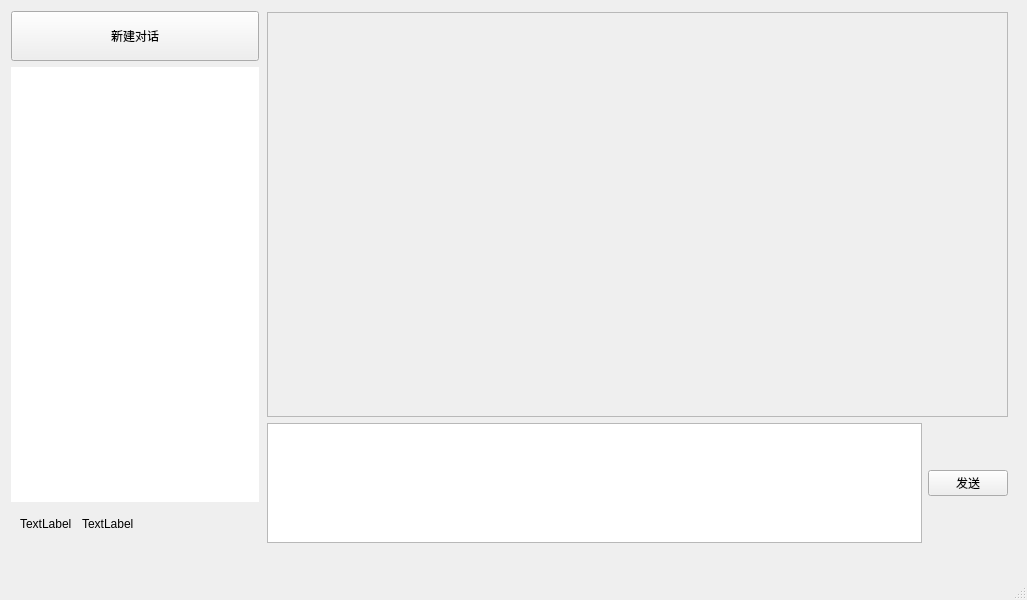
<?xml version="1.0" encoding="UTF-8"?>
<ui version="4.0">
 <class>MainWindow</class>
 <widget class="QMainWindow" name="MainWindow">
  <property name="geometry">
   <rect>
    <x>0</x>
    <y>0</y>
    <width>1027</width>
    <height>600</height>
   </rect>
  </property>
  <property name="windowTitle">
   <string>MainWindow</string>
  </property>
  <widget class="QWidget" name="centralwidget">
   <layout class="QHBoxLayout" name="horizontalLayout">
    <item>
     <widget class="QStackedWidget" name="stackedWidget">
      <property name="currentIndex">
       <number>0</number>
      </property>
      <widget class="QWidget" name="page">
       <widget class="QWidget" name="sidebar" native="true">
        <property name="geometry">
         <rect>
          <x>2</x>
          <y>2</y>
          <width>248</width>
          <height>529</height>
         </rect>
        </property>
        <layout class="QVBoxLayout" name="verticalLayout_3" stretch="0,1,0">
         <property name="leftMargin">
          <number>0</number>
         </property>
         <property name="topMargin">
          <number>0</number>
         </property>
         <property name="rightMargin">
          <number>0</number>
         </property>
         <property name="bottomMargin">
          <number>0</number>
         </property>
         <item>
          <widget class="QPushButton" name="newChatBtn">
           <property name="sizePolicy">
            <sizepolicy hsizetype="Minimum" vsizetype="Fixed">
             <horstretch>0</horstretch>
             <verstretch>0</verstretch>
            </sizepolicy>
           </property>
           <property name="minimumSize">
            <size>
             <width>0</width>
             <height>50</height>
            </size>
           </property>
           <property name="text">
            <string>新建对话</string>
           </property>
           <property name="iconSize">
            <size>
             <width>20</width>
             <height>20</height>
            </size>
           </property>
          </widget>
         </item>
         <item>
          <widget class="QListWidget" name="historyList">
           <property name="styleSheet">
            <string notr="true">QListWidget {
    background: white;
    border: none;
    outline: none;
}
QListWidget::item {
    border-bottom: 1px solid #E0E0E0;
    padding: 8px;
    color: black;             /* 未选中文字：黑 */
}
QListWidget::item:selected {
    background: #D0E0FF;      /* 选中背景：浅蓝 */
    color: black;             /* 选中文字：黑 */
}
QListWidget::item:hover {
    background: #F0F0F0;      /* 鼠标悬停：浅灰 */
}</string>
           </property>
          </widget>
         </item>
         <item>
          <layout class="QVBoxLayout" name="verticalLayout_2">
           <item>
            <widget class="QWidget" name="userArea" native="true">
             <property name="minimumSize">
              <size>
               <width>200</width>
               <height>0</height>
              </size>
             </property>
             <property name="mouseTracking">
              <bool>true</bool>
             </property>
             <property name="styleSheet">
              <string notr="true">QWidget {
       background: transparent;
   }
   QWidget:hover {
       background: #E0E0E0;
   }</string>
             </property>
             <layout class="QHBoxLayout" name="horizontalLayout_3">
              <item>
               <layout class="QHBoxLayout" name="horizontalLayout_2" stretch="1,3">
                <item>
                 <widget class="QLabel" name="avatar">
                  <property name="text">
                   <string>TextLabel</string>
                  </property>
                 </widget>
                </item>
                <item>
                 <widget class="QLabel" name="username">
                  <property name="text">
                   <string>TextLabel</string>
                  </property>
                 </widget>
                </item>
               </layout>
              </item>
             </layout>
            </widget>
           </item>
          </layout>
         </item>
        </layout>
       </widget>
       <widget class="QWidget" name="layoutWidget">
        <property name="geometry">
         <rect>
          <x>258</x>
          <y>3</y>
          <width>741</width>
          <height>531</height>
         </rect>
        </property>
        <layout class="QVBoxLayout" name="verticalLayout" stretch="3,1">
         <item>
          <widget class="QScrollArea" name="chatScroll">
           <property name="widgetResizable">
            <bool>true</bool>
           </property>
           <widget class="QWidget" name="chatContainer">
            <property name="geometry">
             <rect>
              <x>0</x>
              <y>0</y>
              <width>737</width>
              <height>390</height>
             </rect>
            </property>
            <property name="sizePolicy">
             <sizepolicy hsizetype="Expanding" vsizetype="Preferred">
              <horstretch>0</horstretch>
              <verstretch>0</verstretch>
             </sizepolicy>
            </property>
            <property name="minimumSize">
             <size>
              <width>600</width>
              <height>0</height>
             </size>
            </property>
           </widget>
          </widget>
         </item>
         <item>
          <layout class="QHBoxLayout" name="horizontalLayout_4" stretch="3,0">
           <item>
            <widget class="QTextEdit" name="inputLine">
             <property name="minimumSize">
              <size>
               <width>0</width>
               <height>20</height>
              </size>
             </property>
             <property name="maximumSize">
              <size>
               <width>16777215</width>
               <height>120</height>
              </size>
             </property>
            </widget>
           </item>
           <item>
            <widget class="QPushButton" name="sendButton">
             <property name="text">
              <string>发送</string>
             </property>
            </widget>
           </item>
          </layout>
         </item>
        </layout>
       </widget>
      </widget>
      <widget class="QWidget" name="page_2">
       <widget class="QWidget" name="layoutWidget">
        <property name="geometry">
         <rect>
          <x>1</x>
          <y>1</y>
          <width>1001</width>
          <height>541</height>
         </rect>
        </property>
        <layout class="QVBoxLayout" name="verticalLayout_5">
         <item>
          <widget class="QToolButton" name="backBtn">
           <property name="text">
            <string>...</string>
           </property>
           <property name="icon">
            <iconset>
             <normaloff>picture/OIP-C.png</normaloff>picture/OIP-C.png</iconset>
           </property>
           <property name="iconSize">
            <size>
             <width>50</width>
             <height>30</height>
            </size>
           </property>
          </widget>
         </item>
         <item>
          <layout class="QHBoxLayout" name="horizontalLayout_6" stretch="1,3">
           <item>
            <widget class="QListWidget" name="settingList">
             <property name="styleSheet">
              <string notr="true">QListWidget {
    background: white;
    border: none;
    outline: none;
}
QListWidget::item {
    border-bottom: 1px solid #E0E0E0;
    padding: 8px;
    color: black;             /* 未选中文字：黑 */
}
QListWidget::item:selected {
    background: #D0E0FF;      /* 选中背景：浅蓝 */
    color: black;             /* 选中文字：黑 */
}
QListWidget::item:hover {
    background: #F0F0F0;      /* 鼠标悬停：浅灰 */
}</string>
             </property>
             <item>
              <property name="text">
               <string>用户设置</string>
              </property>
              <property name="font">
               <font>
                <pointsize>10</pointsize>
                <italic>true</italic>
               </font>
              </property>
              <property name="textAlignment">
               <set>AlignCenter</set>
              </property>
             </item>
             <item>
              <property name="text">
               <string>API设置</string>
              </property>
              <property name="font">
               <font>
                <pointsize>10</pointsize>
                <italic>true</italic>
                <bold>false</bold>
                <underline>false</underline>
               </font>
              </property>
              <property name="textAlignment">
               <set>AlignCenter</set>
              </property>
             </item>
            </widget>
           </item>
           <item>
            <widget class="QStackedWidget" name="settingStack">
             <property name="currentIndex">
              <number>0</number>
             </property>
             <widget class="QWidget" name="userSettingPage">
              <widget class="QWidget" name="layoutWidget">
               <property name="geometry">
                <rect>
                 <x>0</x>
                 <y>2</y>
                 <width>751</width>
                 <height>481</height>
                </rect>
               </property>
               <layout class="QVBoxLayout" name="verticalLayout_4">
                <item>
                 <widget class="QLabel" name="avatarLabel">
                  <property name="sizePolicy">
                   <sizepolicy hsizetype="Preferred" vsizetype="Preferred">
                    <horstretch>0</horstretch>
                    <verstretch>0</verstretch>
                   </sizepolicy>
                  </property>
                  <property name="text">
                   <string>TextLabel</string>
                  </property>
                  <property name="alignment">
                   <set>Qt::AlignmentFlag::AlignCenter</set>
                  </property>
                  <property name="indent">
                   <number>0</number>
                  </property>
                 </widget>
                </item>
                <item>
                 <widget class="QPushButton" name="changeAvatarBtn">
                  <property name="text">
                   <string>更改头像</string>
                  </property>
                 </widget>
                </item>
                <item>
                 <layout class="QHBoxLayout" name="horizontalLayout_7">
                  <item>
                   <widget class="QLabel" name="nameLabel">
                    <property name="text">
                     <string>用户名：</string>
                    </property>
                    <property name="alignment">
                     <set>Qt::AlignmentFlag::AlignRight|Qt::AlignmentFlag::AlignTrailing|Qt::AlignmentFlag::AlignVCenter</set>
                    </property>
                   </widget>
                  </item>
                  <item>
                   <widget class="QLineEdit" name="nameInput"/>
                  </item>
                 </layout>
                </item>
                <item>
                 <spacer name="spacer">
                  <property name="orientation">
                   <enum>Qt::Orientation::Vertical</enum>
                  </property>
                  <property name="sizeHint" stdset="0">
                   <size>
                    <width>20</width>
                    <height>40</height>
                   </size>
                  </property>
                 </spacer>
                </item>
                <item>
                 <widget class="QPushButton" name="editInfoBtn">
                  <property name="styleSheet">
                   <string notr="true">QPushButton {
    color: red;              /* 文字颜色 */
}</string>
                  </property>
                  <property name="text">
                   <string>修改信息</string>
                  </property>
                 </widget>
                </item>
                <item>
                 <widget class="QPushButton" name="saveUserBtn">
                  <property name="text">
                   <string>保存</string>
                  </property>
                 </widget>
                </item>
               </layout>
              </widget>
             </widget>
             <widget class="QWidget" name="apiSettingPage"/>
            </widget>
           </item>
          </layout>
         </item>
        </layout>
       </widget>
      </widget>
     </widget>
    </item>
   </layout>
  </widget>
  <widget class="QMenuBar" name="menubar">
   <property name="geometry">
    <rect>
     <x>0</x>
     <y>0</y>
     <width>1027</width>
     <height>25</height>
    </rect>
   </property>
  </widget>
  <widget class="QStatusBar" name="statusbar"/>
 </widget>
 <resources/>
 <connections/>
</ui>
